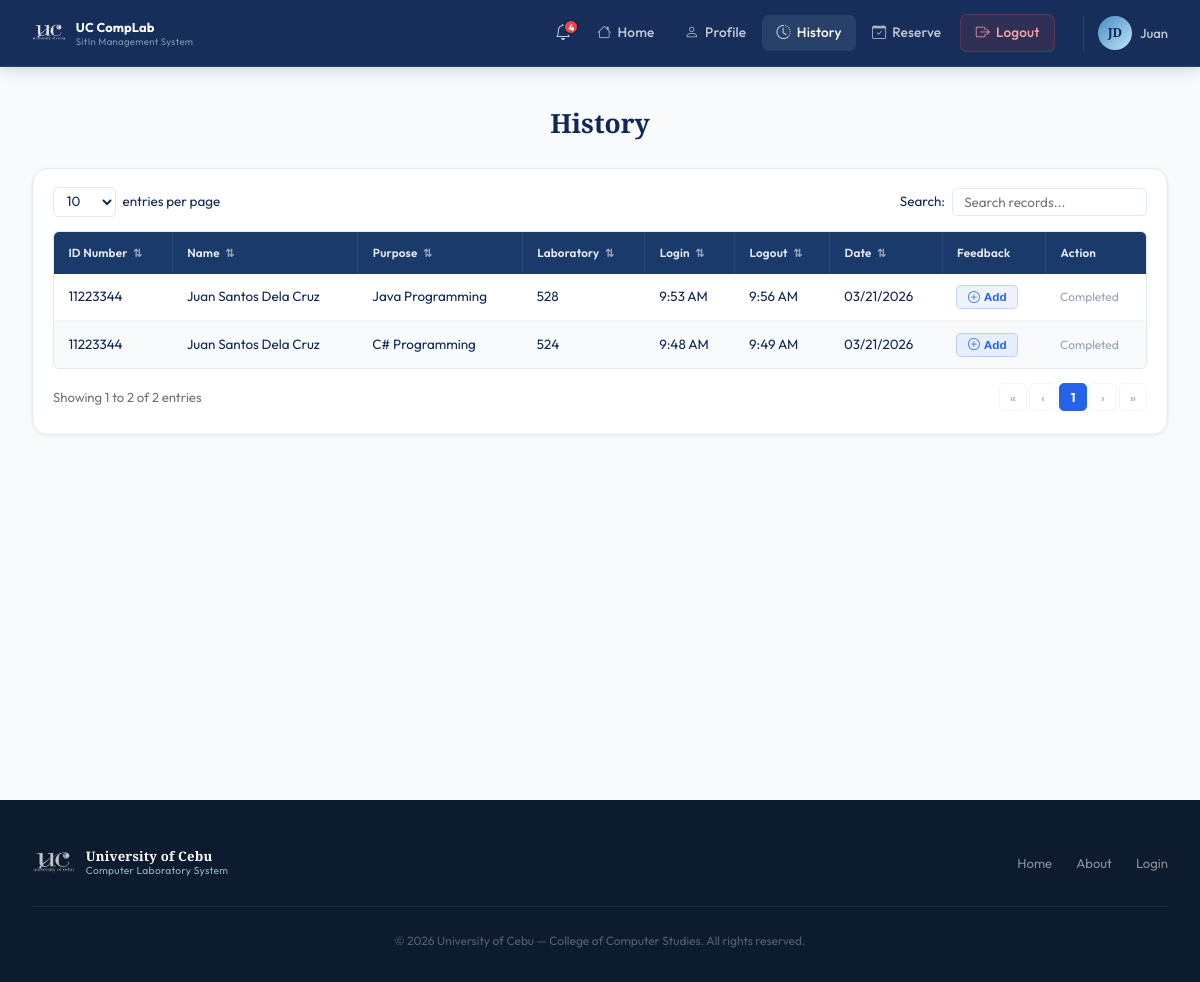
/pages/history.php (signed in), run on the app's committed database.
### tables this page shows
CREATE TABLE sit_in_logs (
            id          INTEGER PRIMARY KEY AUTOINCREMENT,
            user_id     INTEGER NOT NULL,
            lab_room    TEXT    NOT NULL,
            purpose     TEXT,
            status      TEXT    DEFAULT 'active',
            login_time  DATETIME DEFAULT CURRENT_TIMESTAMP,
            logout_time DATETIME,
            FOREIGN KEY (user_id) REFERENCES users(id) ON DELETE CASCADE
        );

CREATE TABLE users (
            id                 INTEGER PRIMARY KEY AUTOINCREMENT,
            first_name         TEXT    NOT NULL,
            last_name          TEXT    NOT NULL,
            middle_name        TEXT,
            student_id         TEXT    UNIQUE NOT NULL,
            course             TEXT    NOT NULL,
            course_level       INTEGER NOT NULL,
            email              TEXT    UNIQUE NOT NULL,
            address            TEXT    NOT NULL,
            password           TEXT    NOT NULL,
            remaining_sessions INTEGER DEFAULT 30,
            created_at         DATETIME DEFAULT CURRENT_TIMESTAMP
        , profile_picture TEXT);

### pages/history.php (the view, shortened to what this page needs)
<?php
$base = '../';
$db  = getDB();
$uid = $_SESSION['user_id'];
$sitStmt = $db->prepare("
    SELECT u.student_id,
           u.first_name || ' ' || COALESCE(u.middle_name || ' ', '') || u.last_name AS full_name,
           s.purpose, s.lab_room, s.login_time, s.logout_time,
           DATE(s.login_time) AS log_date, s.id,
           f.id      AS feedback_id,
           f.message AS feedback_msg,
           f.rating  AS feedback_rating
    FROM sit_in_logs s
    JOIN  users    u ON u.id = s.user_id
    LEFT JOIN feedback f ON f.sit_in_id = s.id AND f.user_id = s.user_id
    WHERE s.user_id = ?
    ORDER BY s.login_time DESC
");
$sitStmt->execute([$uid]);
$logs = $sitStmt->fetchAll();
require_once __DIR__ . '/../includes/header.php';
echo '<link rel="stylesheet" href="' . $base . 'assets/css/user.css">';
echo '<link rel="stylesheet" href="' . $base . 'assets/css/history.css">';
require_once __DIR__ . '/../includes/user-navbar.php';
?>
<div class="user-page">
  <div class="user-page-inner">
    <h1 class="hist-title">History</h1>
    <div class="hist-card">
      <div class="hist-controls">
        <div class="hist-entries">
          <select id="entriesSelect" class="hist-entries-select">
            <option value="10">10</option>
          </select>
          <span>entries per page</span>
        </div>
        <div class="hist-search">
          <label>Search:</label>
          <input type="text" id="histSearch" class="hist-search-input" placeholder="Search records..." />
        </div>
      </div>
      <div class="hist-table-wrap">
        <table class="hist-table" id="histTable">
          <thead>
            <tr>
              <th class="sortable" data-col="0">ID Number <span class="sort-icon">⇅</span></th>
              <th class="sortable" data-col="1">Name <span class="sort-icon">⇅</span></th>
              <th class="sortable" data-col="2">Purpose <span class="sort-icon">⇅</span></th>
              <th class="sortable" data-col="3">Laboratory <span class="sort-icon">⇅</span></th>
              <th class="sortable" data-col="4">Login <span class="sort-icon">⇅</span></th>
              <th class="sortable" data-col="5">Logout <span class="sort-icon">⇅</span></th>
              <th class="sortable" data-col="6">Date <span class="sort-icon">⇅</span></th>
              <th>Feedback</th>
              <th>Action</th>
            </tr>
          </thead>
          <tbody id="histBody">
            <?php if (empty($logs)): ?>
              <tr class="hist-empty-row"><td colspan="9">No sit-in records found.</td></tr>
            <?php else: ?>
              <?php foreach ($logs as $row): ?>
                <tr class="hist-row">
                  <td><?= htmlspecialchars($row['student_id']) ?></td>
                  <td><?= htmlspecialchars($row['full_name']) ?></td>
                  <td><?= htmlspecialchars($row['purpose'] ?? '—') ?></td>
                  <td><?= htmlspecialchars($row['lab_room']) ?></td>
                  <td><?= $row['login_time']  ? date('g:i A', strtotime($row['login_time']))  : '—' ?></td>
                  <td>
                    <?= $row['logout_time']
                        ? date('g:i A', strtotime($row['logout_time']))
                        : '<span class="hist-active">Active</span>' ?>
                  </td>
                  <td><?= date('m/d/Y', strtotime($row['log_date'])) ?></td>
                  <td>
                    <?php if (!$row['logout_time']): ?>
                      <span class="fb-na" title="Session still active">—</span>
                    <?php else: ?>
                      <button class="fb-add-btn"
                              onclick="openAddFb(<?= (int)$row['id'] ?>)">
                        <i class="bi bi-plus-circle"></i> Add
                      </button>
                    <?php endif; ?>
                  </td>
                  <td>
                    <?php if (!$row['logout_time']): ?>
                      <a href="?logout_id=<?= (int)$row['id'] ?>" class="hist-action-btn"
                         onclick="return confirm('Log out of this session?')">
                        <i class="bi bi-door-open"></i> Logout
                      </a>
                    <?php else: ?>
                      <span style="font-size:0.75rem; color:#94a3b8;">Completed</span>
                    <?php endif; ?>
                  </td>
                </tr>
              <?php endforeach; ?>
            <?php endif; ?>
          </tbody>
        </table>
      </div>
      <div class="hist-footer">
        <div class="hist-info" id="histInfo">Showing 0 to 0 of 0 entries</div>
        <div class="hist-pagination" id="histPagination"></div>
      </div>
    </div>
  </div>
</div>
<?php require_once __DIR__ . '/../includes/footer.php'; ?>

### assets/css/style.css (style rules this page uses)
:root { --navy: #0F2854; --blue: #1C4D8D; --mid: #4988C4; --light: #BDE8F5; --white: #FFFFFF; --gray-50: #F8FAFC; --gray-100:#F0F4F8; --gray-200:#E2E8F0; --gray-400:#94A3B8; --gray-600:#475569; --gray-900:#0D1B2E; --font-display: 'Playfair Display', Georgia, serif; --font-body: 'Outfit', sans-serif; --shadow-xs: 0 1px 3px rgba(15,40,84,0.08); --shadow-sm: 0 2px 8px rgba(15,40,84,0.10); --shadow-md: 0 8px 30px rgba(15,40,84,0.14); --shadow-lg: 0 20px 60px rgba(15,40,84,0.22); --radius: 10px; --radius-lg: 16px; --transition: all 0.25s cubic-bezier(0.4, 0, 0.2, 1); }
*, *::before, *::after { box-sizing: border-box; margin: 0; padding: 0; }
html { scroll-behavior: smooth; }
body { font-family: var(--font-body); background: var(--white); color: var(--navy); line-height: 1.6; overflow-x: hidden; -webkit-font-smoothing: antialiased; }

### assets/css/user.css (style rules this page uses)
.user-page { min-height: 100vh; background: var(--gray-50); padding-top: 66px; }
.user-page-inner { max-width: 1280px; margin: 0 auto; padding: 2.25rem 2rem; }

### assets/css/history.css (style rules this page uses)
.hist-title { font-family: var(--font-display); font-size: 1.65rem; font-weight: 800; color: var(--navy); text-align: center; margin-bottom: 1.5rem; }
.hist-card { background: var(--white); border: 1px solid var(--gray-200); border-radius: var(--radius-lg); box-shadow: 0 1px 4px rgba(15,40,84,0.06); padding: 1.1rem 1.25rem 1.4rem; }
.hist-controls { display: flex; align-items: center; justify-content: space-between; margin-bottom: 0.875rem; flex-wrap: wrap; gap: 0.65rem; }
.hist-entries { display: flex; align-items: center; gap: 7px; font-size: 0.84rem; color: var(--navy); }
.hist-entries-select { padding: 0.32rem 0.55rem; border: 1.5px solid var(--gray-200); border-radius: 5px; font-family: var(--font-body); font-size: 0.84rem; color: var(--navy); background: var(--white); cursor: pointer; outline: none; }
.hist-search { display: flex; align-items: center; gap: 7px; font-size: 0.84rem; color: var(--navy); }
.hist-search-input { padding: 0.32rem 0.7rem; border: 1.5px solid var(--gray-200); border-radius: 5px; font-family: var(--font-body); font-size: 0.84rem; color: var(--navy); outline: none; transition: border-color 0.18s; width: 195px; }
.hist-table-wrap { overflow-x: auto; border-radius: 6px; border: 1px solid var(--gray-200); }
.hist-table { width: 100%; border-collapse: collapse; font-size: 0.84rem; }
.hist-table thead tr { background: #1a3a6b; }
.hist-table thead th { padding: 0.72rem 0.9rem; text-align: left; font-size: 0.73rem; font-weight: 600; color: rgba(255,255,255,0.90); white-space: nowrap; user-select: none; border-right: 1px solid rgba(255,255,255,0.08); letter-spacing: 0.2px; }
.hist-table thead th:last-child { border-right: none; }
.hist-table thead th.sortable { cursor: pointer; transition: background 0.14s; }
.sort-icon { font-size: 0.68rem; opacity: 0.60; margin-left: 3px; }
.hist-table tbody tr { border-bottom: 1px solid var(--gray-100); transition: background 0.12s; }
.hist-table tbody tr:last-child { border-bottom: none; }
.hist-table tbody tr:nth-child(even) { background: var(--gray-50); }
.hist-table tbody td { padding: 0.7rem 0.9rem; color: var(--navy); vertical-align: middle; font-size: 0.84rem; }
.hist-footer { display: flex; align-items: center; justify-content: space-between; margin-top: 0.875rem; flex-wrap: wrap; gap: 0.65rem; }
.hist-info { font-size: 0.82rem; color: #6b7280; }
.hist-pagination { display: flex; align-items: center; gap: 2px; }

### pages/history.php (style rules this page uses)
.fb-add-btn { display: inline-flex; align-items: center; gap: 4px; padding: 0.26rem 0.65rem; background: rgba(37,99,235,0.08); color: #2563EB; border: 1px solid rgba(37,99,235,0.22); border-radius: 5px; font-size: 0.74rem; font-weight: 600; cursor: pointer; transition: all 0.15s; white-space: nowrap; }

### data on the page
sit_in_logs: user.student_id "11223344", full_name "Juan Santos Dela Cruz", purpose "Java Programming", lab_room "528", login_time "9:53 AM", logout_time "9:56 AM", log_date "03/21/2026", shows "Completed"
sit_in_logs: user.student_id "11223344", full_name "Juan Santos Dela Cruz", purpose "C# Programming", lab_room "524", login_time "9:48 AM", logout_time "9:49 AM", log_date "03/21/2026", shows "Completed"

### other printed values
$_unread "4"
$_initials "JD"
$_currentUser['first_name'] "Juan"
